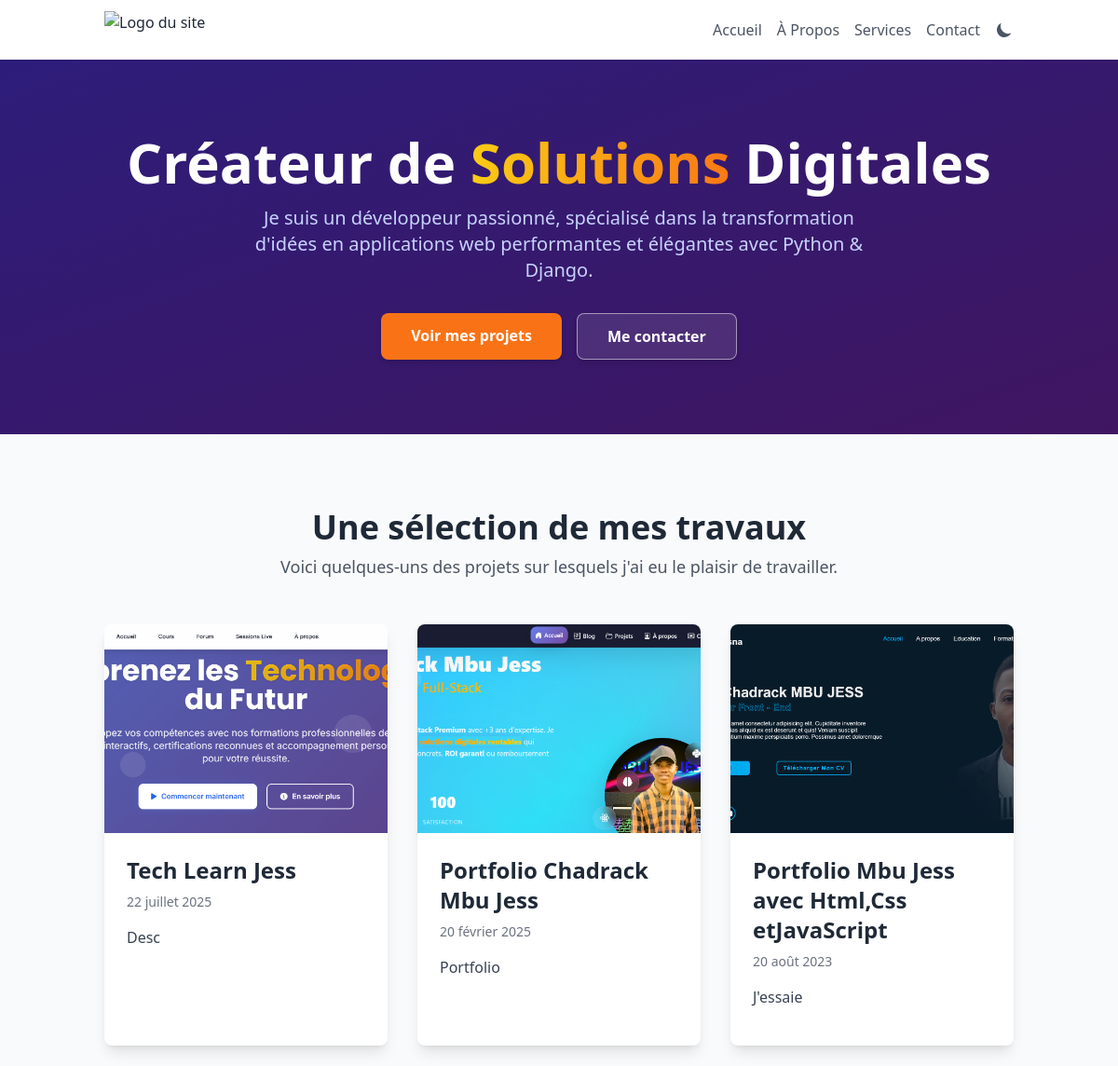
The app's page / (upper part), older data.
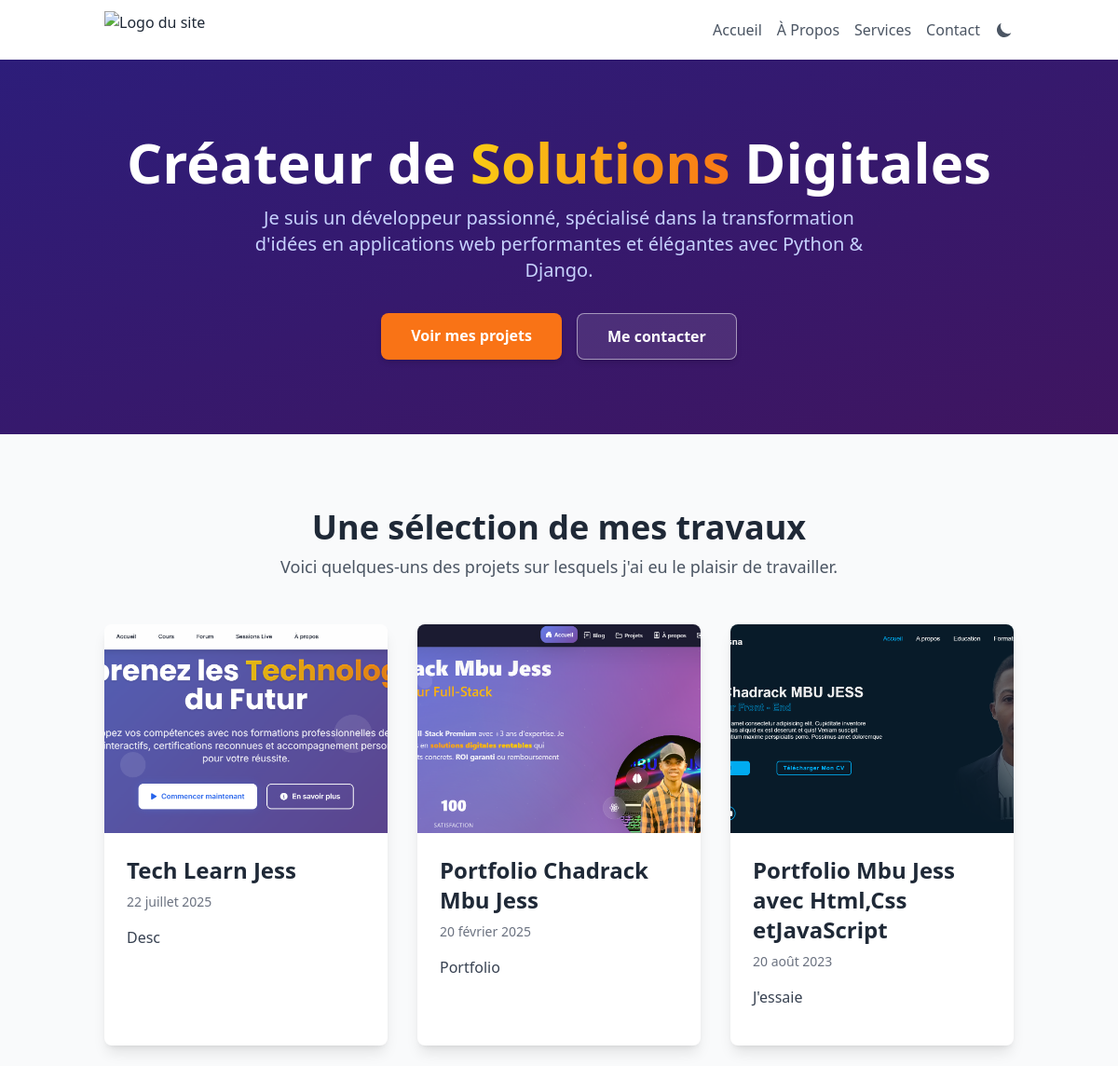
The same page, newer data.
### main/models.py (models this page shows, shortened)
class Project(models.Model):
    title = models.CharField(max_length=200)
    description = models.TextField()
    image = models.ImageField(upload_to='projects/', blank=True, null=True)
    link = models.URLField(blank=True, null=True)
    date = models.DateField()

### main/views.py (the view)
# urls.py: path('', views.index, name='index'),
def index(request):
    projects = Project.objects.all()
    context = {'projects': projects}
    return render(request, 'main/index.html', context)

### templates/main/index.html (shortened to what this page needs)
{% extends 'base.html' %}
{% block content %}
<div class="bg-gradient-to-br from-[#2D1D7A] to-[#3F1560]">
    <div class="container mx-auto px-6 py-20 text-center">
        <h1 class="text-5xl md:text-6xl font-extrabold text-white leading-tight mb-4">
            Créateur de
            <span class="bg-gradient-to-r from-yellow-400 to-orange-500 bg-clip-text text-transparent">
            </span>
            Digitales
        </h1>
        <p class="text-lg md:text-xl text-indigo-200 mx-auto max-w-2xl mb-8">
            Je suis un développeur passionné, spécialisé dans la transformation d'idées en applications web performantes et élégantes avec Python & Django.
        </p>
        <div class="flex justify-center space-x-4">
            <a href="#projects" class="px-8 py-3 bg-orange-500 text-white font-semibold rounded-lg shadow-md hover:bg-orange-600 transition-transform duration-300 transform hover:scale-105">
                Voir mes projets
            </a>
            <a href="{% url 'contact' %}" class="px-8 py-3 bg-white/10 text-white border border-white/50 font-semibold rounded-lg shadow-md hover:bg-white/20 transition-colors duration-300">
                Me contacter
            </a>
        </div>
    </div>
</div>
<section id="projects" class="py-20 bg-gray-50 dark:bg-gray-800">
    <div class="container mx-auto px-6">
        <div class="text-center mb-12 animate-on-scroll">
            <h2 class="text-3xl md:text-4xl font-bold text-gray-800 dark:text-white">Une sélection de mes travaux</h2>
            <p class="text-lg text-gray-600 dark:text-gray-300 mt-2">Voici quelques-uns des projets sur lesquels j'ai eu le plaisir de travailler.</p>
        </div>
        <div class="grid grid-cols-1 md:grid-cols-2 lg:grid-cols-3 gap-8">
            {% for project in projects %}
            {% widthratio forloop.counter0 1 100 as delay %}
            <a href="{% url 'project_detail' project.pk %}" class="block bg-white dark:bg-gray-800/50 rounded-lg shadow-lg overflow-hidden animate-on-scroll group" style="transition-delay: {{ delay }}ms;">
                {% if project.image %}
                <div class="overflow-hidden">
                    <img class="w-full h-56 object-cover group-hover:scale-110 transition-transform duration-500 ease-in-out" src="{{ project.image.url }}" alt="Image du projet {{ project.title }}">
                </div>
                {% endif %}
                <div class="p-6">
                    <h3 class="text-2xl font-bold mb-2 dark:text-white">{{ project.title }}</h3>
                    <p class="text-sm text-gray-500 dark:text-gray-400 mb-4">{{ project.date|date:"d F Y" }}</p>
                    <p class="text-gray-700 dark:text-gray-300 mb-4">{{ project.description|truncatewords:20 }}</p>
                </div>
            </a>
            {% empty %}
            <p class="text-center col-span-full dark:text-gray-300">Aucun projet à afficher pour le moment.</p>
            {% endfor %}
        </div>
    </div>
</section>
{% endblock %}

Row changes from the older to the newer data that the page shows:
changed Project "Portfolio Chadrack Mbu Jess": image: a different picture
